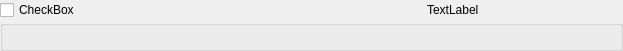
<?xml version="1.0" encoding="UTF-8"?>
<ui version="4.0">
 <class>C_SdBueMessageRxEntry</class>
 <widget class="QWidget" name="C_SdBueMessageRxEntry">
  <property name="geometry">
   <rect>
    <x>0</x>
    <y>0</y>
    <width>623</width>
    <height>40</height>
   </rect>
  </property>
  <property name="windowTitle">
   <string>Form</string>
  </property>
  <layout class="QVBoxLayout" name="verticalLayout" stretch="0,0">
   <property name="spacing">
    <number>0</number>
   </property>
   <property name="leftMargin">
    <number>0</number>
   </property>
   <property name="topMargin">
    <number>0</number>
   </property>
   <property name="rightMargin">
    <number>0</number>
   </property>
   <property name="bottomMargin">
    <number>0</number>
   </property>
   <item>
    <layout class="QHBoxLayout" name="horizontalLayout" stretch="0,1,0">
     <property name="spacing">
      <number>0</number>
     </property>
     <item>
      <widget class="stw_opensyde_gui_elements::C_OgeChxDefaultSmall" name="pc_CheckBoxActive">
       <property name="text">
        <string>CheckBox</string>
       </property>
      </widget>
     </item>
     <item>
      <spacer name="horizontalSpacer_5">
       <property name="orientation">
        <enum>Qt::Horizontal</enum>
       </property>
       <property name="sizeHint" stdset="0">
        <size>
         <width>40</width>
         <height>0</height>
        </size>
       </property>
      </spacer>
     </item>
     <item>
      <widget class="QWidget" name="widget" native="true">
       <property name="sizePolicy">
        <sizepolicy hsizetype="Preferred" vsizetype="Fixed">
         <horstretch>0</horstretch>
         <verstretch>0</verstretch>
        </sizepolicy>
       </property>
       <property name="minimumSize">
        <size>
         <width>196</width>
         <height>0</height>
        </size>
       </property>
       <property name="maximumSize">
        <size>
         <width>196</width>
         <height>16777215</height>
        </size>
       </property>
       <layout class="QHBoxLayout" name="horizontalLayout_2" stretch="1,0">
        <property name="spacing">
         <number>0</number>
        </property>
        <property name="leftMargin">
         <number>0</number>
        </property>
        <property name="topMargin">
         <number>0</number>
        </property>
        <property name="rightMargin">
         <number>0</number>
        </property>
        <property name="bottomMargin">
         <number>0</number>
        </property>
        <item>
         <widget class="stw_opensyde_gui_elements::C_OgeLabGroupItem" name="pc_LabelTimeoutLink">
          <property name="text">
           <string>TextLabel</string>
          </property>
         </widget>
        </item>
        <item>
         <spacer name="horizontalSpacer_2">
          <property name="orientation">
           <enum>Qt::Horizontal</enum>
          </property>
          <property name="sizeHint" stdset="0">
           <size>
            <width>40</width>
            <height>20</height>
           </size>
          </property>
         </spacer>
        </item>
       </layout>
      </widget>
     </item>
    </layout>
   </item>
   <item>
    <widget class="stw_opensyde_gui_elements::C_OgeGbxTransparent" name="pc_GroupBoxSubEntries">
     <property name="title">
      <string/>
     </property>
     <layout class="QVBoxLayout" name="pc_VerticalLayout">
      <property name="spacing">
       <number>0</number>
      </property>
      <property name="leftMargin">
       <number>27</number>
      </property>
      <property name="topMargin">
       <number>0</number>
      </property>
      <property name="rightMargin">
       <number>0</number>
      </property>
      <property name="bottomMargin">
       <number>0</number>
      </property>
     </layout>
    </widget>
   </item>
  </layout>
 </widget>
 <customwidgets>
  <customwidget>
   <class>stw_opensyde_gui_elements::C_OgeLabGroupItem</class>
   <extends>QLabel</extends>
   <header>C_OgeLabGroupItem.h</header>
  </customwidget>
  <customwidget>
   <class>stw_opensyde_gui_elements::C_OgeGbxTransparent</class>
   <extends>QGroupBox</extends>
   <header>C_OgeGbxTransparent.h</header>
   <container>1</container>
  </customwidget>
  <customwidget>
   <class>stw_opensyde_gui_elements::C_OgeChxDefaultSmall</class>
   <extends>QCheckBox</extends>
   <header>C_OgeChxDefaultSmall.h</header>
  </customwidget>
 </customwidgets>
 <resources/>
 <connections/>
</ui>
